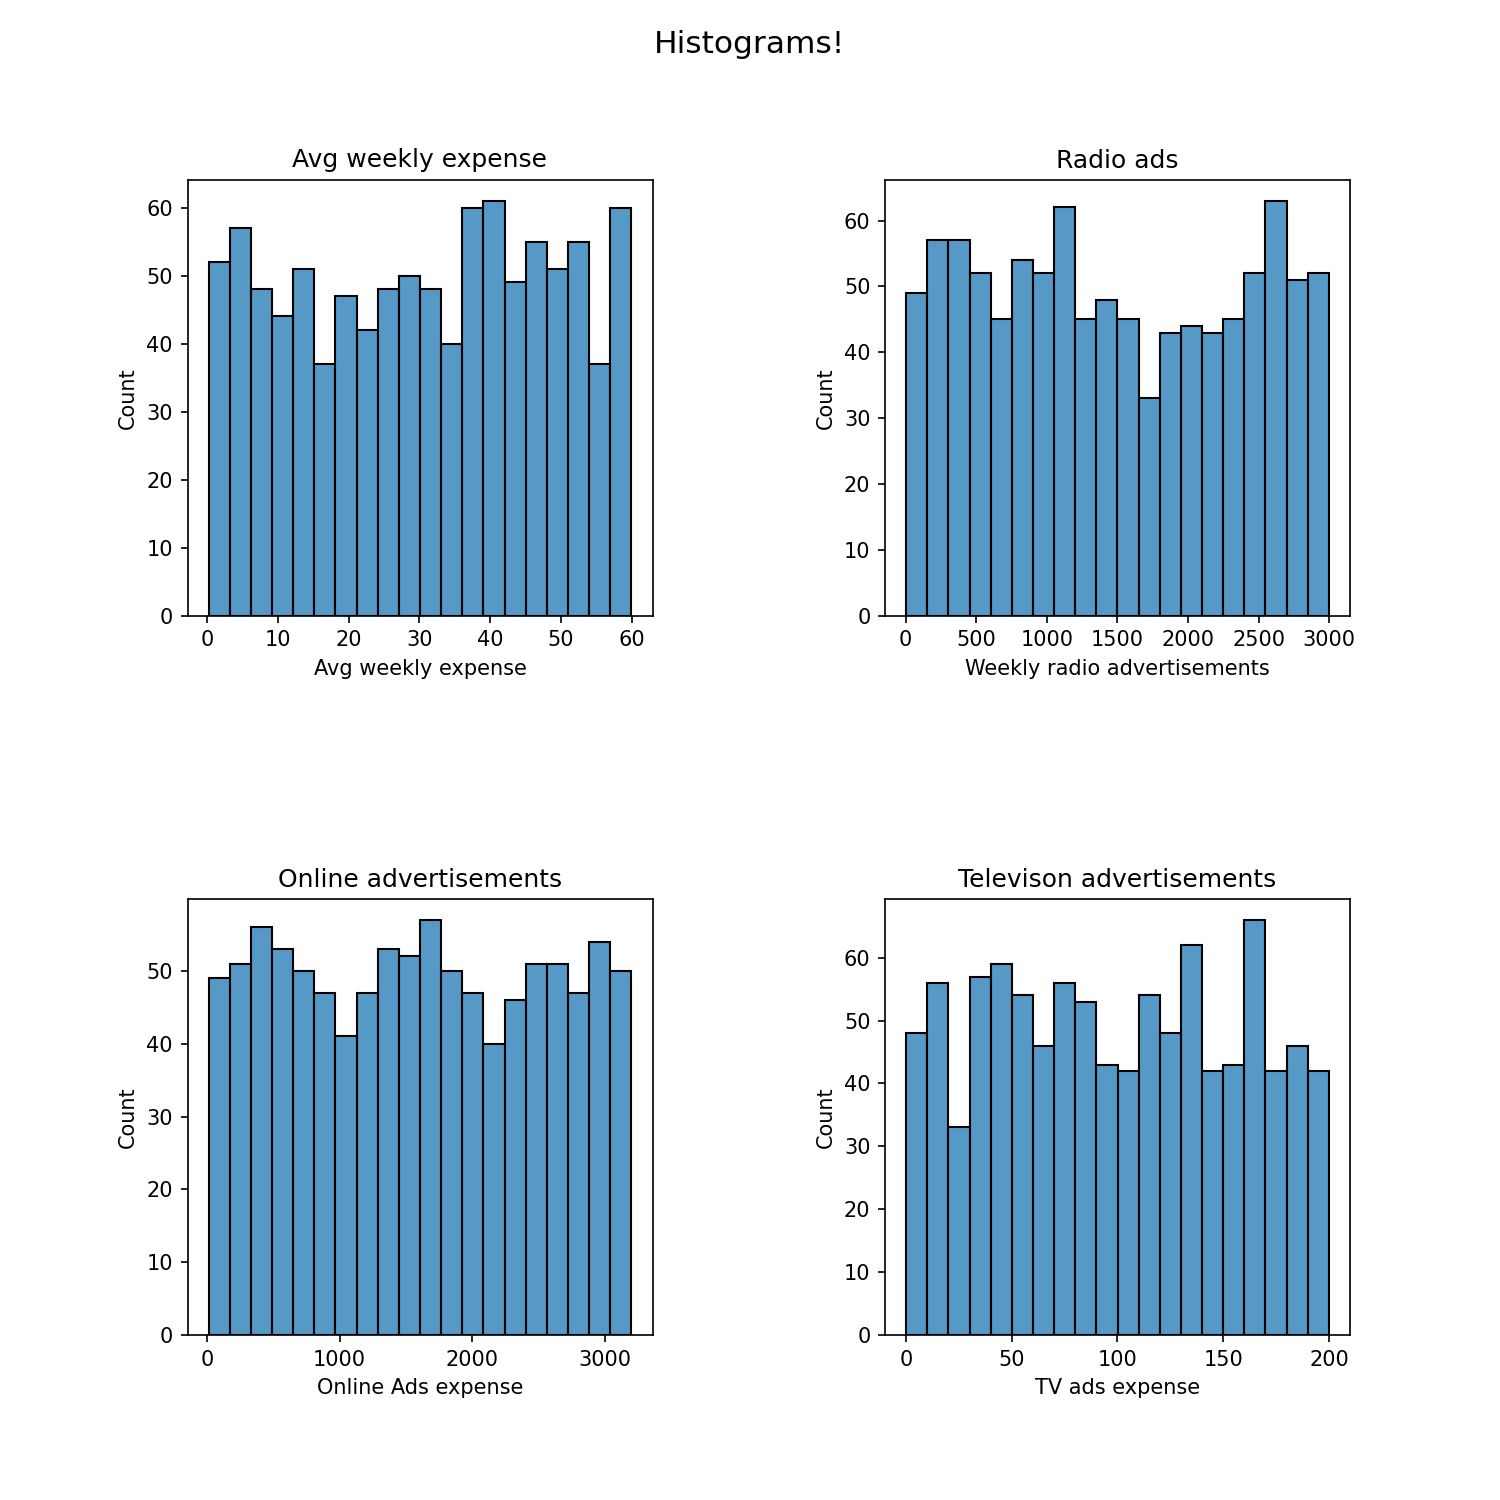

Write the Python code that produced this figure.
import numpy as np
import pandas as pd
import matplotlib.pyplot as plt
import seaborn as sns

processed_df = pd.read_csv('preprocessed_data.csv')
fig,axes = plt.subplots(nrows=2, ncols=2, figsize=(10,10), dpi=150)

axes[0][0].set_title('Avg weekly expense')
sns.histplot(x='Avg weekly expense', data = processed_df, ax=axes[0][0], bins=20)

axes[0][1].set_title('Radio ads')
axes[0][1].set_xlabel('Weekly radio advertisements')
sns.histplot(x='Radio', data = processed_df, ax=axes[0][1], bins=20)

axes[1][0].set_title('Online advertisements')
axes[1][0].set_xlabel('Online Ads expense')
sns.histplot(x='Online Ads expense', data = processed_df, ax=axes[1][0], bins=20)

axes[1][1].set_title('Televison advertisements')
axes[1][1].set_xlabel('TV ads expense')
sns.histplot(x='TV ads expense', data = processed_df, ax=axes[1][1], bins=20)

fig.subplots_adjust(wspace=0.5, hspace=0.65)
fig.suptitle('Histograms!', fontsize=15)

if __name__ == "__main__":
    plt.savefig('data_visuals_histograms.png')
    plt.show()